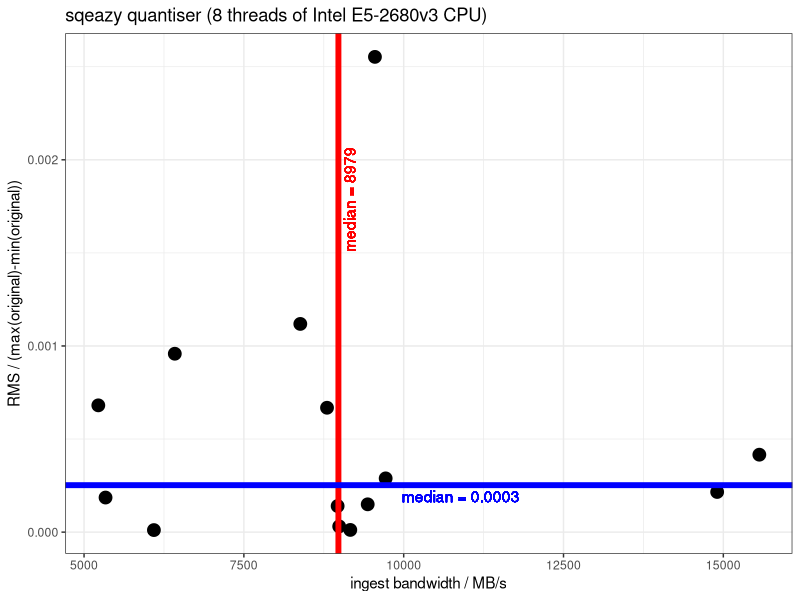
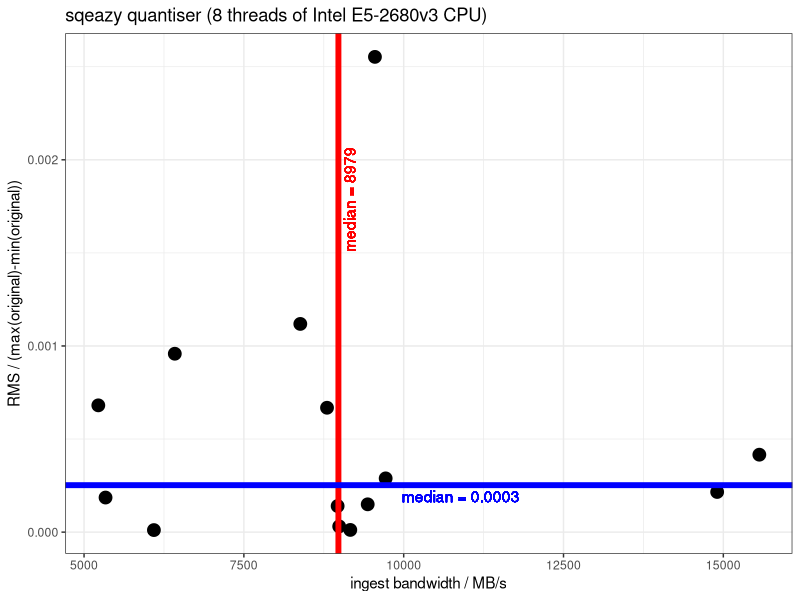
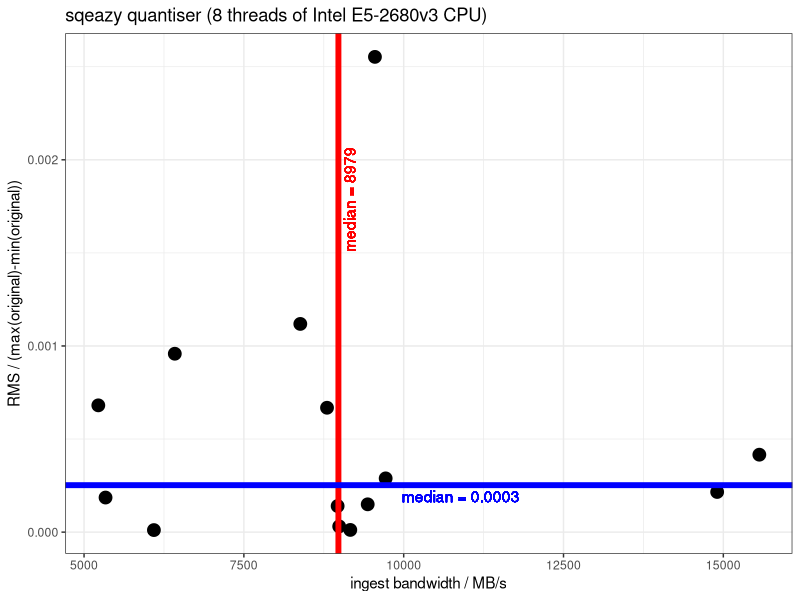
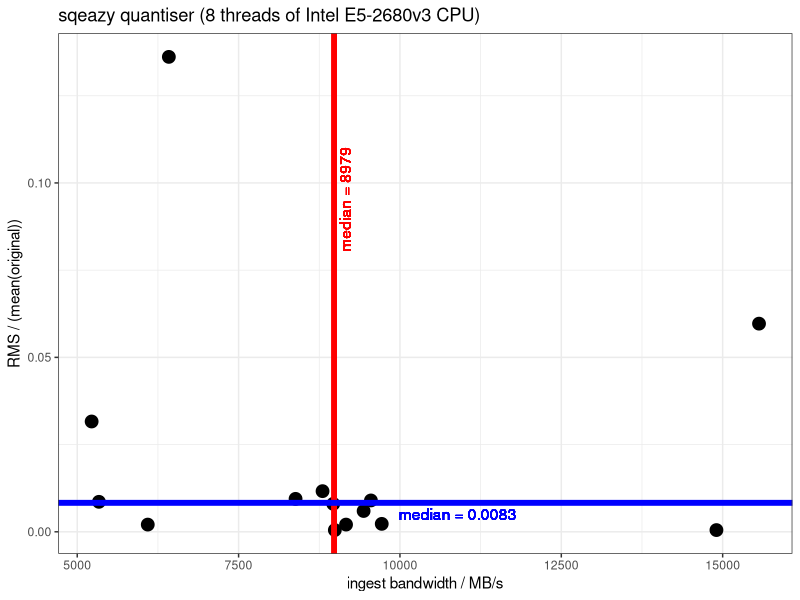
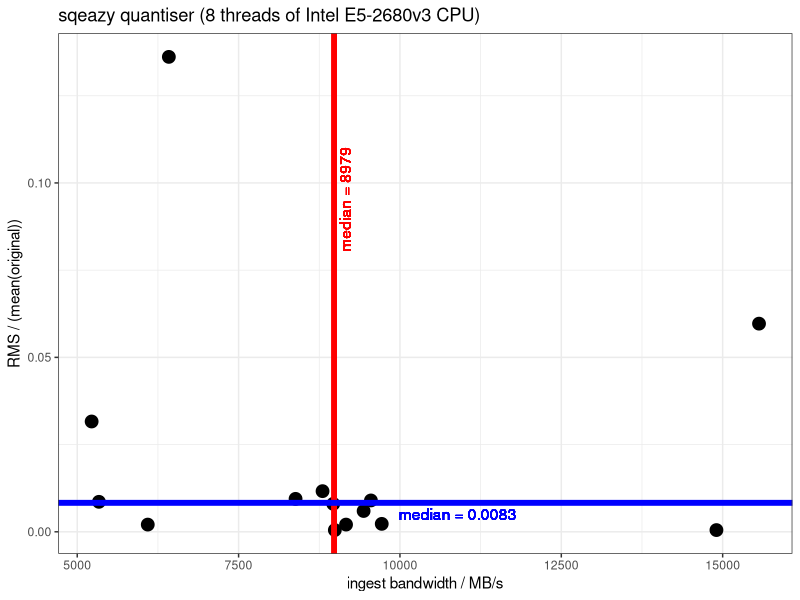
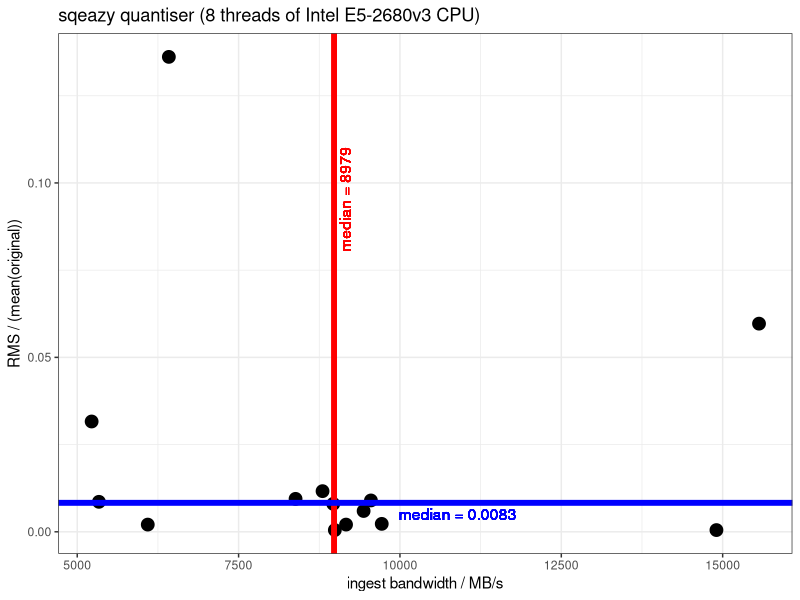
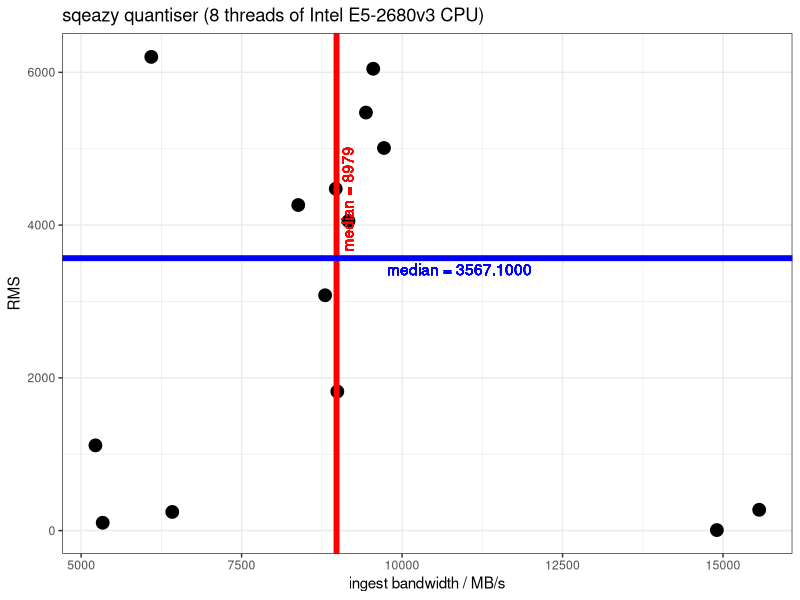
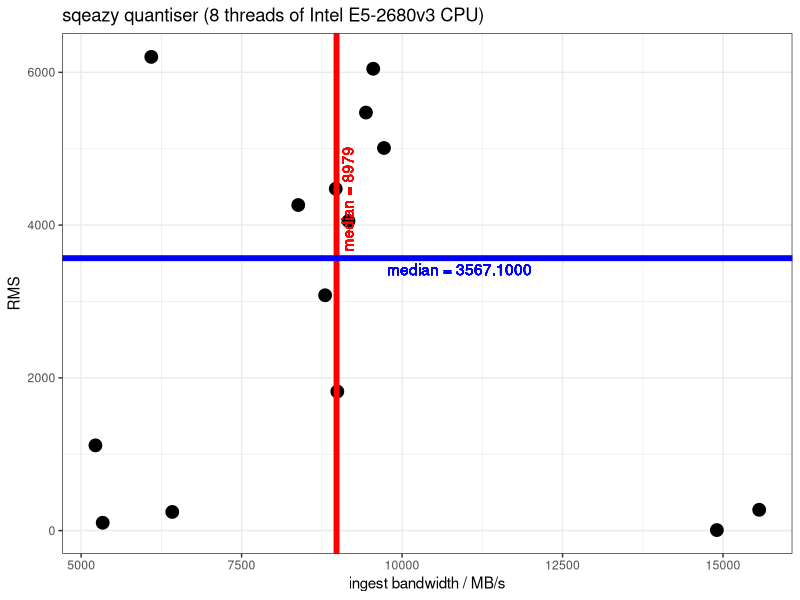

Recreate these plots in R, in order.
#!/usr/bin/env Rscript
library(ggplot2)
library(dplyr, warn.conflicts=FALSE)
library(readr)
library(ggthemes)
library(tidyr)


add_colnames_for_enc = function(df){
    #colnames(df) = c("filename","sizeof_pixel","shape","n_elements","time_mus","final_bytes","id","comment")

    df = df %>% separate(comment, into = c("pipeline", "threads","timestamp"), sep = "\\|")
    df$threads = as.integer(gsub("threads","",df$threads))
    df$filename = gsub("\\.tif","",df$filename)

    return(df)
}

add_colnames_for_dec = function(ddf){
    #colnames(ddf) = c("mode","filename","pipeline","realtime_s","user_s","sys_s","exit_code","threads","timestamp")
    return(ddf)
}

add_colnames_for_qual = function(qdf){
    #colnames(qdf) = c("filename","pipeline","timestamp","bits_p_sample","left_drange","mse","nrmse","psnr","right_drange")
    return(qdf)
}


enc_df = read_csv("sqy-corpus-encode.csv"      )
enc_df = add_colnames_for_enc(enc_df)

gr_enc_df = enc <- enc_df %>%
    group_by(filename, sizeof_pixel,n_elements,final_bytes,pipeline,threads) %>%
    summarize( mn_time_mus = mean(time_mus), md_time_mus = median(time_mus), sd_time_mus = sd(time_mus)) %>%
    mutate( size_mb = n_elements*sizeof_pixel/(1024*1024), size_gb = size_mb/(1024),
           md_ingest_bw_mb_per_sec = size_mb*10e6/(md_time_mus),
           mn_ingest_bw_mb_per_sec = size_mb*10e6/(mn_time_mus),
           sd_ingest_bw_mb_per_sec = size_mb*10e6/(sd_time_mus)
           )

dec_df = read_csv("sqy-corpus-decode.csv"      )
dec_df = add_colnames_for_dec(dec_df)


qual_df = read_csv("sqy-corpus-quality.csv"      )
qual_df = add_colnames_for_qual(qual_df)


combined_enc = inner_join(gr_enc_df,qual_df,by = c("filename"="filename",
                                                   "pipeline"="pipeline"))

glimpse(combined_enc)
unique(combined_enc$pipeline)

to_plot = combined_enc %>% filter("quantiser" %in% pipeline) %>% mutate( obfuscated_filename = paste("corpus-",row_number(),sep=""))

glimpse(to_plot)
paste(unique(to_plot$filename))

xinter=median(to_plot$md_ingest_bw_mb_per_sec)
yinter=median(to_plot$nrmse)

quantizer_plot = ggplot( to_plot ,aes( x=md_ingest_bw_mb_per_sec,y=nrmse)) + theme_bw()
quantizer_plot = quantizer_plot + geom_point(size=4) 
quantizer_plot = quantizer_plot + ggtitle("sqeazy quantiser (8 threads of Intel E5-2680v3 CPU)")
quantizer_plot = quantizer_plot + xlab("ingest bandwidth / MB/s") + ylab(" RMS / (max(original)-min(original)) ")
quantizer_plot = quantizer_plot + geom_vline(xintercept=xinter, color="Red", size=2)
quantizer_plot = quantizer_plot + geom_text(aes(x=xinter, label=sprintf("\nmedian = %.0f",xinter), y=.7*max(nrmse)),
                                            colour="red", angle=90, text=element_text(size=11))

quantizer_plot = quantizer_plot + geom_hline(yintercept=yinter, color="Blue", size=2)
quantizer_plot = quantizer_plot + geom_text(aes(y=yinter, label=sprintf("\nmedian = %.4f",yinter), x=.7*max(md_ingest_bw_mb_per_sec)),
                                            colour="blue", text=element_text(size=11))


ggsave("sqy_quantizer_nrmse.png",quantizer_plot,height=4)
ggsave("sqy_quantizer_nrmse.svg",quantizer_plot,height=4)
ggsave("sqy_quantizer_nrmse.pdf",quantizer_plot,height=4)


xinter=median(to_plot$md_ingest_bw_mb_per_sec)
yinter=median(to_plot$mnmse)

median_based_plot = ggplot( to_plot ,aes( x=md_ingest_bw_mb_per_sec,y=mnmse)) + theme_bw()
median_based_plot = median_based_plot + geom_point(size=4) 
median_based_plot = median_based_plot + ggtitle("sqeazy quantiser (8 threads of Intel E5-2680v3 CPU)")
median_based_plot = median_based_plot + xlab("ingest bandwidth / MB/s") + ylab(" RMS / (mean(original)) ")
median_based_plot = median_based_plot + geom_vline(xintercept=xinter, color="Red", size=2)
median_based_plot = median_based_plot + geom_text(aes(x=xinter, label=sprintf("\nmedian = %.0f",xinter), y=.7*max(mnmse)),
                                            colour="red", angle=90, text=element_text(size=11))

median_based_plot = median_based_plot + geom_hline(yintercept=yinter, color="Blue", size=2)
median_based_plot = median_based_plot + geom_text(aes(y=yinter, label=sprintf("\nmedian = %.4f",yinter), x=.7*max(md_ingest_bw_mb_per_sec)),
                                            colour="blue", text=element_text(size=11))


ggsave("sqy_median_based_mnmse.png",median_based_plot,height=4)
ggsave("sqy_median_based_mnmse.svg",median_based_plot,height=4)
ggsave("sqy_median_based_mnmse.pdf",median_based_plot,height=4)

xinter=median(to_plot$md_ingest_bw_mb_per_sec)
yinter=median(to_plot$rms)

median_based_plot = ggplot( to_plot ,aes( x=md_ingest_bw_mb_per_sec,y=rms)) + theme_bw()
median_based_plot = median_based_plot + geom_point(size=4) 
median_based_plot = median_based_plot + ggtitle("sqeazy quantiser (8 threads of Intel E5-2680v3 CPU)")
median_based_plot = median_based_plot + xlab("ingest bandwidth / MB/s") + ylab(" RMS ")
median_based_plot = median_based_plot + geom_vline(xintercept=xinter, color="Red", size=2)
median_based_plot = median_based_plot + geom_text(aes(x=xinter, label=sprintf("\nmedian = %.0f",xinter), y=.7*max(rms)),
                                            colour="red", angle=90, text=element_text(size=11))

median_based_plot = median_based_plot + geom_hline(yintercept=yinter, color="Blue", size=2)
median_based_plot = median_based_plot + geom_text(aes(y=yinter, label=sprintf("\nmedian = %.4f",yinter), x=.7*max(md_ingest_bw_mb_per_sec)),
                                            colour="blue", text=element_text(size=11))


ggsave("sqy_rms.png",median_based_plot,height=4)
ggsave("sqy_rms.svg",median_based_plot,height=4)
ggsave("sqy_rms.pdf",median_based_plot,height=4)
